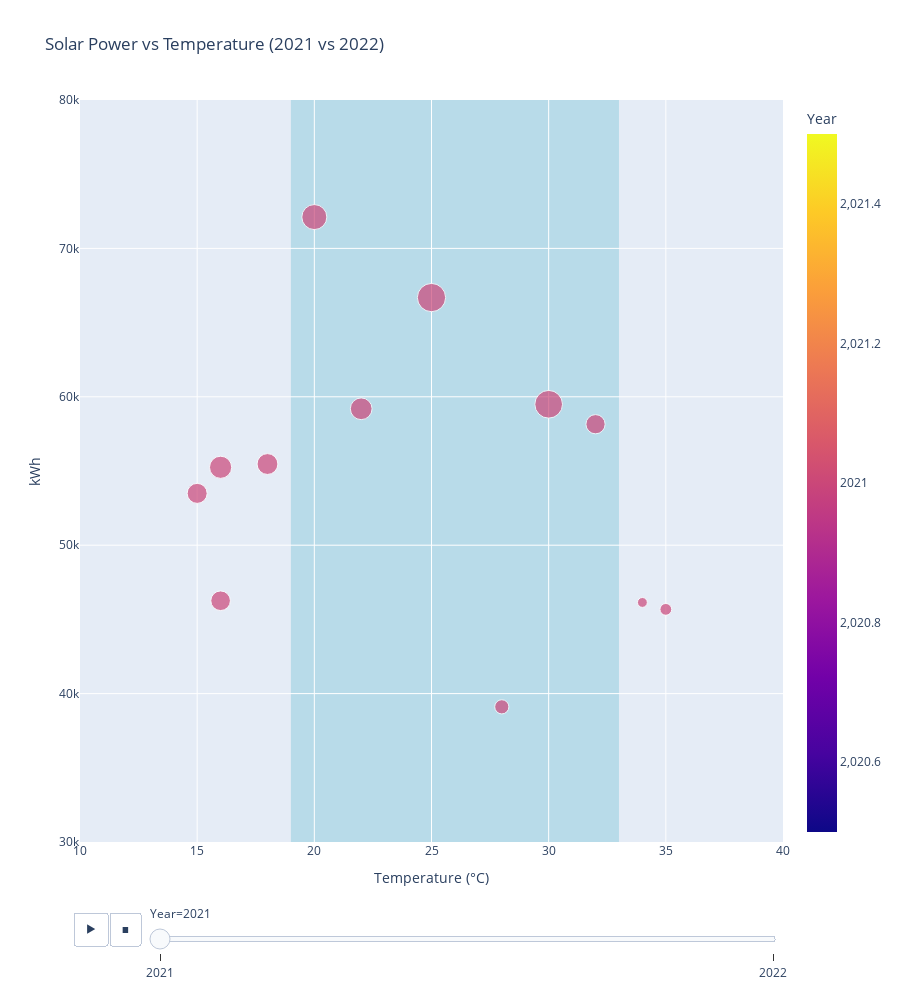

This figure's notebook cell:
### Code cell
import plotly.express as px
import pandas as pd

# Sample data (replace with your actual data)
# solar_21 = [53492,55250,72111,66687,59496,58152,45676,46142,39108,59193,55470,46258]
# solar_22 = [60000,62000,75000,70000,65000,63000,50000,51000,42000,61000,57000,48000]
# temp = [15,16,20,25,30,32,35,34,28,22,18,16]  # Single temperature array for both years

# Create structured DataFrame
data = {
    'Month': ['Jan','Feb','Mar','Apr','May','Jun',
             'Jul','Aug','Sep','Oct','Nov','Dec'] * 2,
    'Solar Power': list(solar_21) + list(solar_22),
    'Temperature': temp * 2,  # Reuse same temp pattern for both years
    'Sunny Days': sunny2,
    'Year': [2021]*12 + [2022]*12
}

df = pd.DataFrame(data)

# Create animated plot
fig = px.scatter(
    df, 
    x='Temperature', 
    y='Solar Power', 
    color='Year',
    size='Sunny Days',
    animation_frame='Year',
    title='Solar Power vs Temperature (2021 vs 2022)',
    labels={'Temperature': 'Temperature (°C)', 'Solar Power': 'kWh'},
    range_x=[10,40], 
    range_y=[30000,80000],
    height=1000
)
fig.update_layout(
    plot_bgcolor="rgba(255,255,255)", # Transparent background
    paper_bgcolor="rgba(255,255,255)", # Transparent paper background
    shapes=[
        # Add a rectangle to indicate the temperature range (19°C to 33°C)
        dict(
            type="rect",
            xref="x",
            yref="paper",
            x0=19,
            x1=33,
            y0=0,
            y1=1,
            fillcolor="rgba(173,216,230,0.8)", # Light blue background for range
            layer="below",
            line_width=0,
        )
    ]
)
# fig.update_layout(sliders_orientation="horizontal")
fig.show()

### Figure 1 — Plotly figure (JSON) as saved in the notebook; plotly's stock layout.template omitted (floating-point values rounded to 4 significant figures)
{"data": [{"hovertemplate": "Year=%{marker.color}<br>Temperature (°C)=%{x}<br>kWh=%{y}<br>Sunny Days=%{marker.size}<extra></extra>", "legendgroup": "", "marker": {"color": [2021, 2021, 2021, 2021, 2021, 2021, 2021, 2021, 2021, 2021, 2021, 2021], "coloraxis": "coloraxis", "size": [51.06, 62.54, 79.76, 101.7, 97.69, 47.08, 17.79, 12.35, 25.63, 60.05, 55.37, 49.03], "sizemode": "area", "sizeref": 0.2543, "symbol": "circle"}, "mode": "markers", "name": "", "orientation": "v", "showlegend": false, "type": "scatter", "x": [15, 16, 20, 25, 30, 32, 35, 34, 28, 22, 18, 16], "xaxis": "x", "y": [53492, 55250, 72111, 66687, 59496, 58152, 45676, 46142, 39108, 59193, 55470, 46258], "yaxis": "y"}], "layout": {"coloraxis": {"colorbar": {"title": {"text": "Year"}}, "colorscale": [[0, "#0d0887"], [0.1111, "#46039f"], [0.2222, "#7201a8"], [0.3333, "#9c179e"], [0.4444, "#bd3786"], [0.5556, "#d8576b"], [0.6667, "#ed7953"], [0.7778, "#fb9f3a"], [0.8889, "#fdca26"], [1, "#f0f921"]]}, "height": 1000, "legend": {"itemsizing": "constant", "tracegroupgap": 0}, "paper_bgcolor": "rgba(255,255,255)", "plot_bgcolor": "rgba(255,255,255)", "shapes": [{"fillcolor": "rgba(173,216,230,0.8)", "layer": "below", "line": {"width": 0}, "type": "rect", "x0": 19, "x1": 33, "xref": "x", "y0": 0, "y1": 1, "yref": "paper"}], "sliders": [{"active": 0, "currentvalue": {"prefix": "Year="}, "len": 0.9, "pad": {"b": 10, "t": 60}, "steps": [{"args": [["2021"], {"frame": {"duration": 0, "redraw": false}, "fromcurrent": true, "mode": "immediate", "transition": {"duration": 0, "easing": "linear"}}], "label": "2021", "method": "animate"}, {"args": [["2022"], {"frame": {"duration": 0, "redraw": false}, "fromcurrent": true, "mode": "immediate", "transition": {"duration": 0, "easing": "linear"}}], "label": "2022", "method": "animate"}], "x": 0.1, "xanchor": "left", "y": 0, "yanchor": "top"}], "title": {"text": "Solar Power vs Temperature (2021 vs 2022)"}, "updatemenus": [{"buttons": [{"args": [null, {"frame": {"duration": 500, "redraw": false}, "fromcurrent": true, "mode": "immediate", "transition": {"duration": 500, "easing": "linear"}}], "label": "&#9654;", "method": "animate"}, {"args": [[null], {"frame": {"duration": 0, "redraw": false}, "fromcurrent": true, "mode": "immediate", "transition": {"duration": 0, "easing": "linear"}}], "label": "&#9724;", "method": "animate"}], "direction": "left", "pad": {"r": 10, "t": 70}, "showactive": false, "type": "buttons", "x": 0.1, "xanchor": "right", "y": 0, "yanchor": "top"}], "xaxis": {"anchor": "y", "domain": [0, 1], "range": [10, 40], "title": {"text": "Temperature (°C)"}}, "yaxis": {"anchor": "x", "domain": [0, 1], "range": [30000, 80000], "title": {"text": "kWh"}}}}
